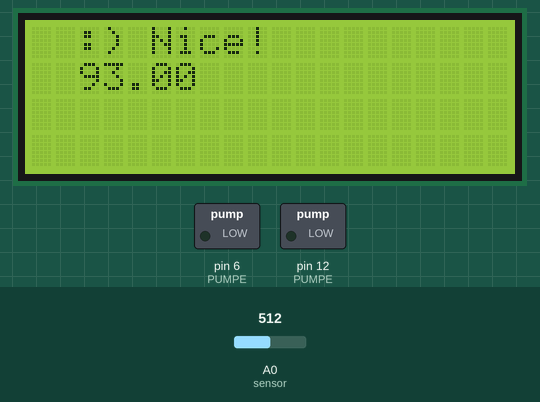
Simulated run of this sketch. Board: Arduino Uno, built with avr-gcc and run on an emulated ATmega328P. Shown: 20×4 character LCD, switched loads named in the sketch (green lamp = pin HIGH). The test bench sets the inputs (shaded band); at power-on: A0 (sensor) = 512. What the sketch prints to the serial monitor is not drawn.

Above: at 1.7 s.
1.8 s: A0 (sensor) set to 406
6.9 s: A0 (sensor) set to 389
At 9.9 s:
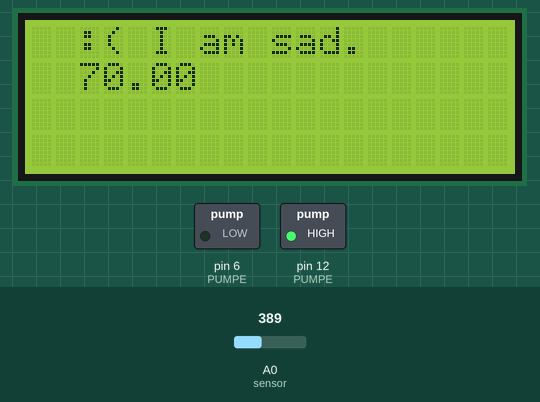
12.0 s: A0 (sensor) set to 306
At 14.5 s:
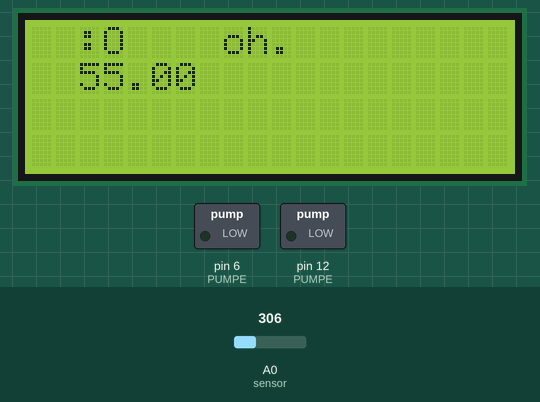
Timing chart, 0 to 16.0 s (numbered marks = the images above; inputs shaded):
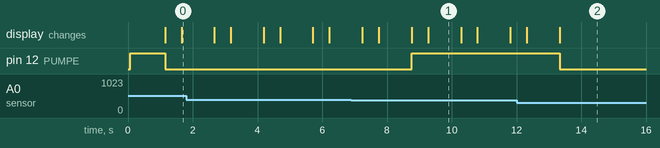

The sketch:

AutoWatering.ino
```cpp
int messwert=0;
int PUMPE=6;// Pumpe wird an Pin 6 festgelegt
int sensor=A0;//Sensor wird an Pin A0 festgelegt
float moisture_percentage;// Feuchtigkeitswert wird als Kommazahl ausgegeben

#define PUMPE 12
#include <LiquidCrystal_I2C.h>// library für die Matrix
#include <Wire.h> // Wire library hochladen
LiquidCrystal_I2C lcd(0x27, 20, 4);

void setup()
{
  lcd.init(); //ImSetup wird der Lcd gestartet
  lcd.backlight();// Hintergrundbeleuchtung anschalten (0 schaltet die Beleuchtung aus)

  pinMode(PUMPE, OUTPUT);
  digitalWrite(PUMPE, HIGH); // serielle Kommunikation mit der Geschwindigkeit

Serial.begin(9600);

  pinMode(6,OUTPUT); // im setup wird pin 6 als ausgang festgelegt

  lcd.init();
  lcd.clear();
  lcd.backlight();
}

void loop() {

  int sensor_analog;

  sensor_analog = analogRead(sensor);
  Serial.println(sensor_analog);
  moisture_percentage = map(sensor_analog, -2, 550, 0, 100);
  delay(1000);

  lcd.clear();
  lcd.backlight();
  set_display();
}

void set_display() {

  lcd.clear();
  lcd.backlight();

  if (moisture_percentage > 70){
      lcd.setCursor(2,0);
      lcd.print(":) Nice!");
      digitalWrite(PUMPE, LOW);
      delay(500);

      lcd.setCursor(2,1);
      lcd.print(moisture_percentage);
  } else if (moisture_percentage < 70 && moisture_percentage > 40){
      lcd.setCursor(2,0);
      lcd.print(":O    oh.");
      digitalWrite(PUMPE, LOW);
      lcd.setCursor(2,1);
      lcd.print(moisture_percentage);
  } else {
      lcd.setCursor(2,0);
      lcd.print(":( I am sad.");

      digitalWrite(PUMPE, HIGH);
      delay(500);

      lcd.setCursor(2,1);
      lcd.print(moisture_percentage);
  }
}
```

Measured:
- the behaviour switches between 390 and 389 on A0 (sensor) (found by bisection; images 0 and 1)
- after the input at 6.9 s, pin 12 (PUMPE): LOW → HIGH after 1.9 s; the display: first differs from a run without the input after 1.9 s (image 1 shows a later state)
- after the input at 12.0 s, pin 12 (PUMPE): HIGH → LOW after 1.3 s; the display: first differs from a run without the input after 1.3 s (image 2)
- what the display in image 1 shows lasts 1.0 s, from 9.3 s to 10.3 s
